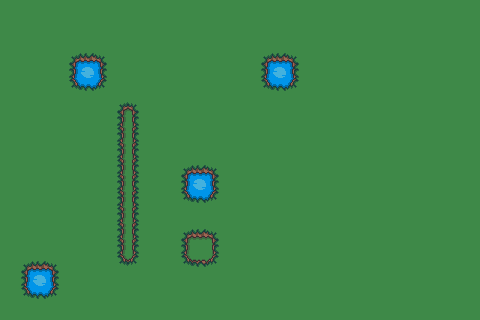

Tiled map render using the project's own tile images. Description and the map definition, with tile-layer contents summarised, below:
An orthogonal 30x20 tile map with 16x16 px tiles, 3 tile layers (ground, background, foreground), 2 tilesets and 15 objects (2x Trigger, shopkeeper, PlayerSpawn, Npc-2, Npc-1, ...).

<map version="1.10" tiledversion="1.11.2" orientation="orthogonal" renderorder="right-down" width="30" height="20" tilewidth="16" tileheight="16" infinite="0" nextlayerid="6" nextobjectid="38">
 <properties>
  <property name="music" value="TOWN" />
 </properties>
 <tileset firstgid="1" source="terrain.tsx" />
 <tileset firstgid="193" source="objects.tsx" />
 <layer id="1" name="ground" width="30" height="20">
  <data>[600 cells, 600 non-empty, 10 distinct tile ids]</data>
 </layer>
 <layer id="2" name="background" width="30" height="20">
  <data>[600 cells, 36 non-empty, 9 distinct tile ids]</data>
 </layer>
 <objectgroup id="3" name="objects">
  <object id="2" gid="195" x="68.6667" y="301.333" width="41" height="63" />
  <object id="3" gid="195" x="251.333" y="205.333" width="41" height="63" />
  <object id="4" gid="195" x="365.333" y="89.3333" width="41" height="63" />
  <object id="5" gid="194" x="346" y="232.667" width="80" height="112" />
  <object id="11" gid="198" x="255.75" y="288.125" width="16" height="16" />
  <object id="12" name="shopkeeper" gid="197" x="329.333" y="288.667" width="32" height="32">
   <properties>
    <property name="npcType" propertytype="NpcType" value="FRIEND" />
   </properties>
  </object>
  <object id="13" gid="193" x="136" y="272.667" width="16" height="16">
   <properties>
    <property name="hasInventory" type="bool" value="true" />
    <property name="loot" value="helmet,boots,boots" />
   </properties>
  </object>
  <object id="22" type="PlayerSpawn" x="148.5" y="304.5" width="10" height="10" />
  <object id="29" name="Npc-2" gid="197" x="379.333" y="288.667" width="32" height="32">
   <properties>
    <property name="npcType" propertytype="NpcType" value="FRIEND" />
   </properties>
  </object>
  <object id="30" name="Npc-1" gid="196" x="230" y="246.667" width="32" height="32">
   <properties>
    <property name="bodyType" propertytype="BodyType" value="KinematicBody" />
    <property name="cameraFollow" type="bool" value="false" />
    <property name="canWander" type="bool" value="true" />
    <property name="controller" type="bool" value="false" />
    <property name="hasInventory" type="bool" value="false" />
    <property name="life" type="int" value="0" />
    <property name="npcType" propertytype="NpcType" value="FRIEND" />
   </properties>
  </object>
  <object id="32" name="Enemy-1" gid="196" x="178.667" y="58" width="32" height="32">
   <properties>
    <property name="bodyType" propertytype="BodyType" value="DynamicBody" />
    <property name="cameraFollow" type="bool" value="false" />
    <property name="canWander" type="bool" value="true" />
    <property name="controller" type="bool" value="false" />
    <property name="damage" type="float" value="5" />
    <property name="expMultiplier" type="float" value="1" />
    <property name="hasInventory" type="bool" value="false" />
    <property name="life" type="int" value="20" />
    <property name="npcType" propertytype="NpcType" value="ENEMY" />
    <property name="speed" type="float" value="2.5" />
   </properties>
  </object>
  <object id="35" name="Npc-4" gid="196" x="306.667" y="234" width="32" height="32">
   <properties>
    <property name="bodyType" propertytype="BodyType" value="KinematicBody" />
    <property name="cameraFollow" type="bool" value="false" />
    <property name="controller" type="bool" value="false" />
    <property name="hasInventory" type="bool" value="false" />
    <property name="life" type="int" value="0" />
    <property name="npcType" propertytype="NpcType" value="FRIEND" />
    <property name="speed" type="float" value="1" />
   </properties>
  </object>
  <object id="36" name="Npc-5" gid="196" x="28.6667" y="219.333" width="32" height="32">
   <properties>
    <property name="bodyType" propertytype="BodyType" value="KinematicBody" />
    <property name="cameraFollow" type="bool" value="false" />
    <property name="controller" type="bool" value="false" />
    <property name="hasInventory" type="bool" value="false" />
    <property name="life" type="int" value="0" />
    <property name="npcType" propertytype="NpcType" value="FRIEND" />
   </properties>
  </object>
 </objectgroup>
 <objectgroup id="5" name="trigger">
  <object id="18" type="Trigger" x="366" y="222" width="13.25" height="9.5">
   <properties>
    <property name="toMap" value="HOUSE" />
    <property name="triggerType" propertytype="TriggerType" value="CHANGE_MAP" />
   </properties>
   <ellipse />
  </object>
  <object id="37" type="Trigger" x="286" y="285.333" width="10.6667" height="14">
   <properties>
    <property name="cutsceneId" value="intro" />
    <property name="triggerType" propertytype="TriggerType" value="CUTSCENE" />
   </properties>
  </object>
 </objectgroup>
 <layer id="4" name="foreground" width="30" height="20">
  <data>[600 cells, 0 non-empty, 0 distinct tile ids]</data>
 </layer>
</map>
